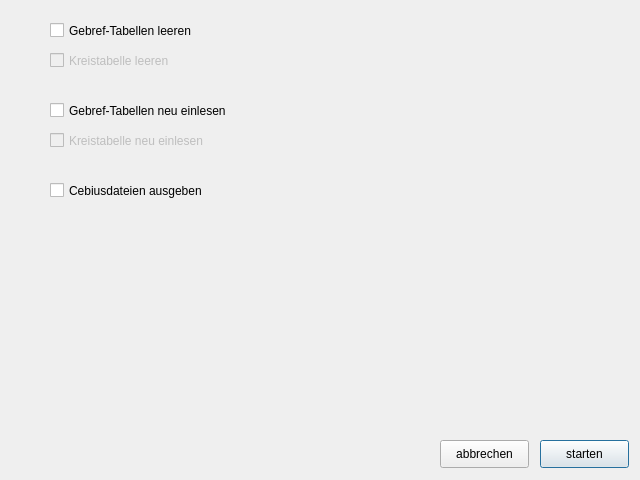
<?xml version="1.0" encoding="UTF-8"?>
<ui version="4.0">
 <class>datenDialog</class>
 <widget class="QDialog" name="datenDialog">
  <property name="geometry">
   <rect>
    <x>0</x>
    <y>0</y>
    <width>640</width>
    <height>480</height>
   </rect>
  </property>
  <property name="windowTitle">
   <string>Dialog</string>
  </property>
  <widget class="QPushButton" name="starten">
   <property name="geometry">
    <rect>
     <x>540</x>
     <y>440</y>
     <width>89</width>
     <height>28</height>
    </rect>
   </property>
   <property name="text">
    <string>starten</string>
   </property>
  </widget>
  <widget class="QPushButton" name="abbrechen">
   <property name="geometry">
    <rect>
     <x>440</x>
     <y>440</y>
     <width>89</width>
     <height>28</height>
    </rect>
   </property>
   <property name="text">
    <string>abbrechen</string>
   </property>
  </widget>
  <widget class="QCheckBox" name="truncateGebref">
   <property name="geometry">
    <rect>
     <x>50</x>
     <y>20</y>
     <width>371</width>
     <height>21</height>
    </rect>
   </property>
   <property name="text">
    <string>Gebref-Tabellen leeren</string>
   </property>
  </widget>
  <widget class="QCheckBox" name="truncateKreis">
   <property name="enabled">
    <bool>false</bool>
   </property>
   <property name="geometry">
    <rect>
     <x>50</x>
     <y>50</y>
     <width>261</width>
     <height>21</height>
    </rect>
   </property>
   <property name="text">
    <string>Kreistabelle leeren</string>
   </property>
  </widget>
  <widget class="QCheckBox" name="importGebref">
   <property name="geometry">
    <rect>
     <x>50</x>
     <y>100</y>
     <width>321</width>
     <height>21</height>
    </rect>
   </property>
   <property name="text">
    <string>Gebref-Tabellen neu einlesen</string>
   </property>
  </widget>
  <widget class="QCheckBox" name="importKreis">
   <property name="enabled">
    <bool>false</bool>
   </property>
   <property name="geometry">
    <rect>
     <x>50</x>
     <y>130</y>
     <width>201</width>
     <height>21</height>
    </rect>
   </property>
   <property name="text">
    <string>Kreistabelle neu einlesen</string>
   </property>
  </widget>
  <widget class="QCheckBox" name="exportCebius">
   <property name="geometry">
    <rect>
     <x>50</x>
     <y>180</y>
     <width>281</width>
     <height>21</height>
    </rect>
   </property>
   <property name="text">
    <string>Cebiusdateien ausgeben</string>
   </property>
  </widget>
 </widget>
 <resources/>
 <connections>
  <connection>
   <sender>abbrechen</sender>
   <signal>clicked()</signal>
   <receiver>datenDialog</receiver>
   <slot>abbrechen()</slot>
   <hints>
    <hint type="sourcelabel">
     <x>484</x>
     <y>453</y>
    </hint>
    <hint type="destinationlabel">
     <x>319</x>
     <y>239</y>
    </hint>
   </hints>
  </connection>
  <connection>
   <sender>starten</sender>
   <signal>clicked()</signal>
   <receiver>datenDialog</receiver>
   <slot>weiter()</slot>
   <hints>
    <hint type="sourcelabel">
     <x>584</x>
     <y>453</y>
    </hint>
    <hint type="destinationlabel">
     <x>319</x>
     <y>239</y>
    </hint>
   </hints>
  </connection>
 </connections>
 <slots>
  <slot>abbrechen()</slot>
  <slot>weiter()</slot>
 </slots>
</ui>
